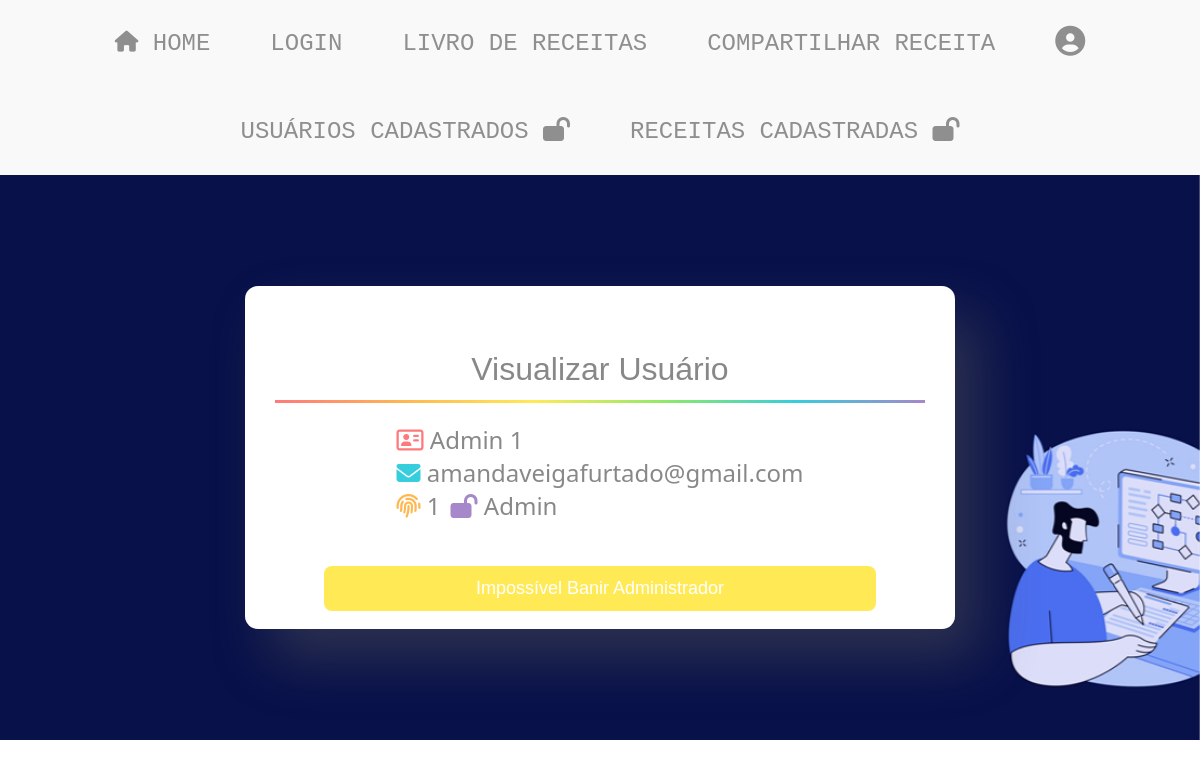
The page /usuario/registro_usuario.php?id_usuario=1 on the database as committed earlier.
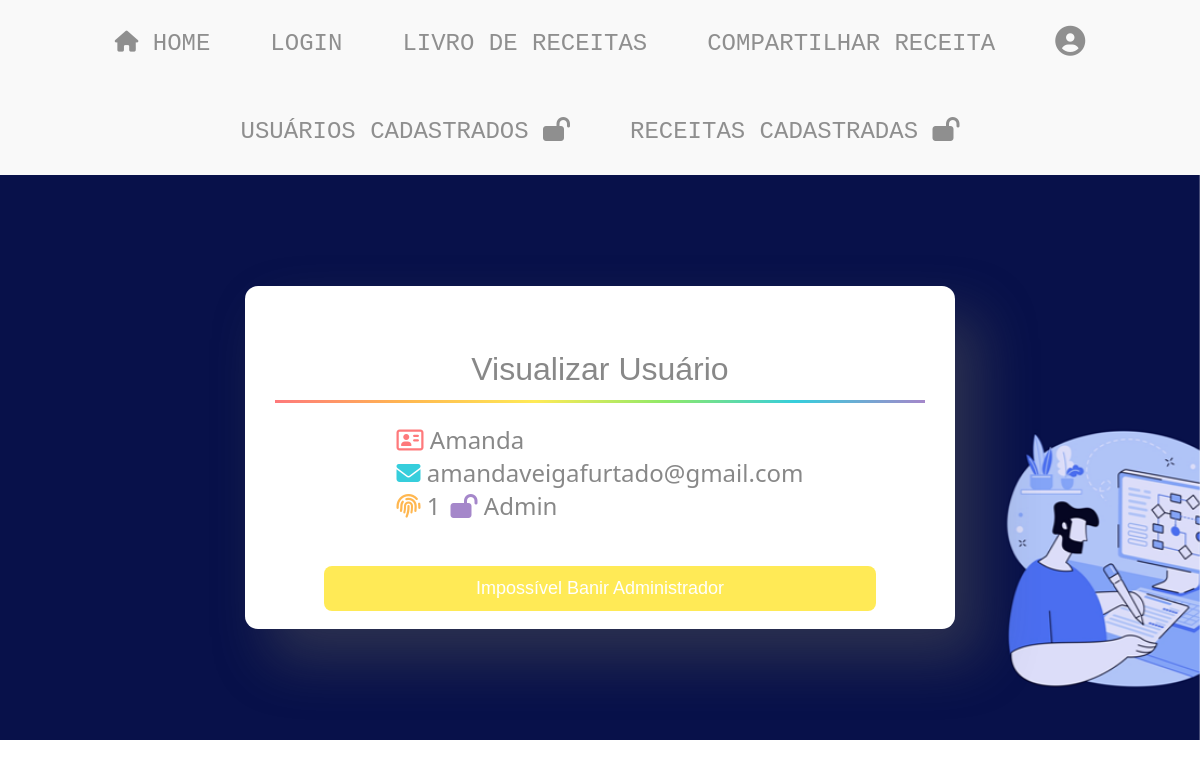
The same page on the database as committed later.
### tables this page shows
CREATE TABLE IF NOT EXISTS `usuario` (
  `id_usuario` int NOT NULL AUTO_INCREMENT,
  `nome_usuario` varchar(220) NOT NULL,
  `email_usuario` varchar(220) NOT NULL,
  `senha_usuario` varchar(220) NOT NULL,
  `imagem_usuario` varchar(220) NOT NULL DEFAULT '../css/img/usuario/no_image.png',
  `statusAdministrador_usuario` char(1) NOT NULL DEFAULT 'c',
  PRIMARY KEY (`id_usuario`),
  UNIQUE KEY `unique_nome_usuario` (`nome_usuario`),
  UNIQUE KEY `unique_email_usuario` (`email_usuario`)
);

### conexao.php (called while the page is built, shortened)
<?php
    include 'css/css.php';

### usuario/registro_usuario.php (the view, shortened to what this page needs)
<?php
    include_once '../conexao.php';
    include_once '../menu.php';
    include_once '../menu_admin.php';
    $id_usuario = filter_input(INPUT_GET, "id_usuario", FILTER_SANITIZE_NUMBER_INT);
?>
<!DOCTYPE html>
<html>
    <head>
    </head>
    <body>
        <div class="container_background_image_small">
            <div class="container_whitecard_small">
                <div class="form-title-big">
                    <button>Visualizar Usuário</button>
                    <div class="toggle-line-big"></div>
                </div>
                <?php
                    $query_usuario = "SELECT id_usuario, nome_usuario, email_usuario, imagem_usuario, statusAdministrador_usuario
                    FROM usuario
                    WHERE id_usuario = :id_usuario
                    LIMIT 1";
                    $result_usuario = $conn->prepare($query_usuario);
                    $result_usuario->bindParam(':id_usuario', $id_usuario, PDO::PARAM_INT);
                    $result_usuario->execute();
                    if (($result_usuario) && ($result_usuario->rowCount() != 0)) {
                        $row_usuario = $result_usuario->fetch(PDO::FETCH_ASSOC);
                        extract($row_usuario);
                ?>
                <div class="projcard-subtitle-2">
                    <?php
                        echo '<i class="fa-regular fa-address-card" style="color: #fe797b;"></i> ' . htmlspecialchars($nome_usuario) .
                        '<br><i class="fa-solid fa-envelope" style="color: #36cedc;"></i> ' . htmlspecialchars($email_usuario) .
                        '<br>';
                        echo '<i class="fa-solid fa-fingerprint" style="color: #ffb750;"></i> ' . htmlspecialchars($id_usuario) . '<span style="margin-right: 10px;"></span>';
                        if ($statusAdministrador_usuario == 'a') {
                            echo '<i class="fa-solid fa-lock-open" style="color: #a587ca;"></i> Admin';
                        } elseif ($statusAdministrador_usuario == 'b') {
                            echo '<i class="fa-solid fa-lock"></i> Banido';
                        } elseif ($statusAdministrador_usuario == 'c') {
                            echo '<i class="fa-solid fa-unlock" style="color: #a587ca;"></i> Comum';
                        } else {
                            echo 'Status Desconhecido';
                        }
                    ?>
                </div>
                <form method="POST" action="">
    <br><br>
    <button class="button-yellow"  style="width: 46vw;"
        <?php echo ($statusAdministrador_usuario == 'a') ? 'disabled' : ''; ?>>
        <?php
            if ($statusAdministrador_usuario == 'b') {
                echo "Desbanir Usuário";
            } elseif ($statusAdministrador_usuario == 'a') {
                echo "Impossível Banir Administrador";
            } else {
                echo "Banir Usuário";
            }
        ?>
    </button>
</form>
                <?php
                    } else {
                        $_SESSION['msg'] = "<p style='color: #f00;'>Erro: Usuário não encontrado!</p>";
                        header("Location: listagem_cadastros.php");
                        exit();
                    }
                ?>
            </div>
        </div>
    </body>
</html>

### css/css.php (shortened to what this page needs)
<!DOCTYPE html>
<html lang="pt-br">
    <head>
            <link href="https://cdn.jsdelivr.net/npm/select2@4.1.0-rc.0/dist/css/select2.min.css" rel="stylesheet" />
    </head>
    <body>
    </body>
</html>

### menu.php (shortened to what this page needs)
<!DOCTYPE html>
<html lang="pt-br">
<head>
</head>
<body>
    <nav>
        <ul class="menuItems">
            <li><a href='home.php' data-item='Home'><i class="fa-solid fa-house fa-sm"></i> Home</a></li>
            <li><a href='../usuario/login.php' data-item='Login | Cadastro'>Login</a></li>
            <li><a href='../receita/listagem_receitas.php' data-item='Livro de Receitas'>Livro de Receitas</a></li>
            <li><a href='../receita/cadastrar_receita.php' data-item='Compartilhar Receita'>Compartilhar Receita</a></li>
            <li><a href='../usuario/dashboard.php' data-item='Meu Perfil'><i class="fa-solid fa-circle-user fa-lg"></i></a></li>
        </ul>
    </nav>
</body>
</html>

### menu_admin.php (shortened to what this page needs)
<!DOCTYPE html>
<html lang="pt-br">
<head>
</head>
<body>
    <nav>
        <ul class="menuItems">
            <li><a href='../usuario/listagem_cadastros.php' data-item='Usuários Cadastrados'>Usuários Cadastrados <i class="fa-solid fa-lock-open"></i></a></li>
            <li><a href='../receita/listagem_receitas_admin.php' data-item='Receitas Cadastradas'>Receitas Cadastradas <i class="fa-solid fa-lock-open"></i></a></li>
        </ul>
    </nav>
</body>
</html>

### css/css.php (style rules this page uses)
.container_background_image_small { width: 100vw; height: 70.6vh; display: flex; justify-content: center; align-items: center; background: url('../css/img/fundo/fundo.png')no-repeat center center; background-size: cover; background-position: center; background-attachment: fixed; }
.container_whitecard_small { font-family: 'Segoe UI', Tahoma, Geneva, Verdana, sans-serif; position: relative; background: white; padding: 30px; border-radius: 12px; width: 710px; height: 343px; display: flex; flex-direction: column; align-items: center; box-shadow: 25px 30px 55px #5557; border-radius: 13px; overflow: hidden; margin-top: 8.45vh; margin-bottom: 8.45vh; }
.form-title-big { display: flex; justify-content: space-between; margin-bottom: 25px; margin-top: 25px; width: 100%; position: relative; }
.form-toggle button, .form-title-big button { background: none; border: none; font-size: 22px; cursor: pointer; padding: 10px 20px; color: #888; transition: color 0.3s; flex-grow: 1; text-align: center; }
.form-title-big button { font-size: 32px; }
.toggle-line-big { position: absolute; bottom: -5px; left: 100%; width: 100%; height: 3px; background: linear-gradient(90deg, var(--vermelho-primario), var(--laranja-primario), var(--amarelo-primario), var(--verde-primario), var(--azul-primario), var(--roxo-primario)); transition: transform 0.3s; transform: translateX(-100%); }
* { padding: 0; margin: 0; box-sizing: border-box; }
body { font-family: 'Segoe UI', Tahoma, Geneva, Verdana, sans-serif; }
:root { --vermelho-primario: #fe797b; --vermelho-secundario: #FC445D; --laranja-primario: #ffb750; --laranja-secundario: #f39c12; --amarelo-primario: #ffea56; --amarelo-secundario: #f1c40f; --verde-primario: #8fe968; --verde-secundario: #7BDB47; --azul-primario: #36cedc; --azul-secundario: #30B5C2; --roxo-primario: #a587ca; --roxo-secundario: #8c6db6; --cinza-primario: #f9f9f9; --cinza-secundario: #8f8f8f; }
nav { display: flex; flex-direction: column; justify-content: center; align-items: center; position: relative; font-family: Hack, monospace; width: 100%; margin: 0px; background: var(--cinza-primario); padding: 0px; }
.menuItems { list-style: none; display: flex; justify-content: center; }
.menuItems li { display: flex; align-items: center; margin: 30px; position: relative; text-align: center; }
.menuItems a { text-decoration: none; color: var(--cinza-secundario); font-size: 24px; font-weight: 400; text-transform: uppercase; position: relative; }
.menuItems a::before { content: ''; position: absolute; width: 100%; height: 3px; bottom: -6px; background: linear-gradient(90deg, var(--vermelho-primario), var(--laranja-primario), var(--amarelo-primario), var(--verde-primario), var(--azul-primario), var(--roxo-primario)); visibility: hidden; transform: scaleX(0); transition: transform 0.3s ease, visibility 0s linear 0.3s; }
.button-yellow { background-color: var(--amarelo-primario); padding: 12px; border: none; border-radius: 8px; color: white; font-size: 18px; cursor: pointer; transition: background-color 0.3s; width: 100%; justify-content: center; align-items: center; text-align: center; }
a { color: #8c6db6; text-decoration: none; }
.projcard-subtitle-2 { color: #888; font-size: x-large; font-size: 24px; }

Rows that differ between the two databases and show on the page:
changed usuario "amandaveigafurtado@gmail.com": nome_usuario "Admin 1" → "Amanda"
